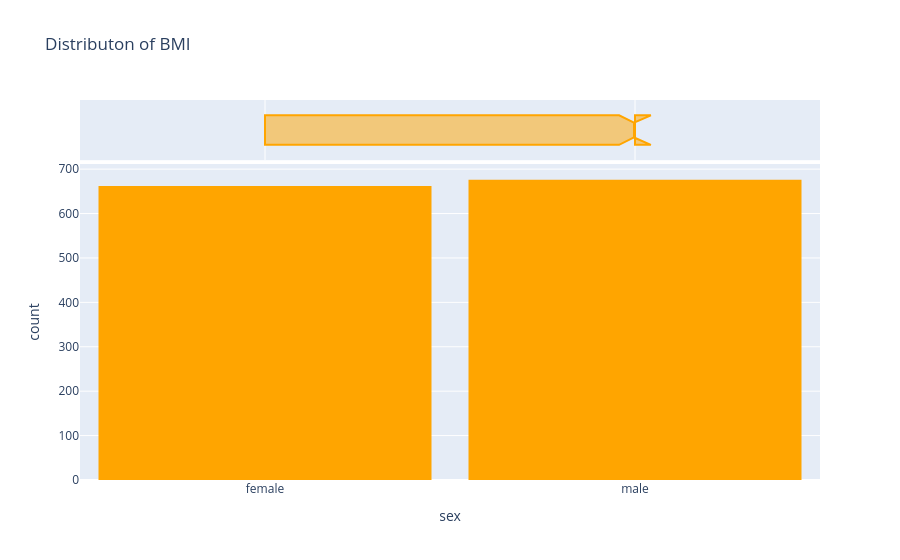

The code cell stored with this chart in its notebook:
### Markdown cell above
## `3.7. Sex`

### Code cell
fig = px.histogram(medical_df,x='sex',marginal='box',color_discrete_sequence=['orange'],title='Distributon of BMI')

# By add marginal='box' it will gives us a box plot alog with histogram

fig.update_layout(bargap=0.1)
fig.show()

### Figure 1 — Plotly figure (JSON) as saved in the notebook; plotly's stock layout.template omitted (floating-point values rounded to 4 significant figures; data arrays with more than 128 entries replaced by an {"elided": "..."} marker saying what was removed)
{"data": [{"bingroup": "x", "hovertemplate": "sex=%{x}<br>count=%{y}<extra></extra>", "legendgroup": "", "marker": {"color": "orange", "pattern": {"shape": ""}}, "name": "", "orientation": "v", "showlegend": false, "type": "histogram", "x": {"elided": "1338 str values"}, "xaxis": "x", "yaxis": "y"}, {"hovertemplate": "sex=%{x}<extra></extra>", "legendgroup": "", "marker": {"color": "orange"}, "name": "", "notched": true, "showlegend": false, "type": "box", "x": {"elided": "1338 str values"}, "xaxis": "x2", "yaxis": "y2"}], "layout": {"bargap": 0.1, "barmode": "relative", "legend": {"tracegroupgap": 0}, "title": {"text": "Distributon of BMI"}, "xaxis": {"anchor": "y", "domain": [0, 1], "title": {"text": "sex"}}, "xaxis2": {"anchor": "y2", "domain": [0, 1], "matches": "x", "showgrid": true, "showticklabels": false}, "yaxis": {"anchor": "x", "domain": [0, 0.8316], "title": {"text": "count"}}, "yaxis2": {"anchor": "x2", "domain": [0.8416, 1], "matches": "y2", "showgrid": false, "showline": false, "showticklabels": false, "ticks": ""}}}
